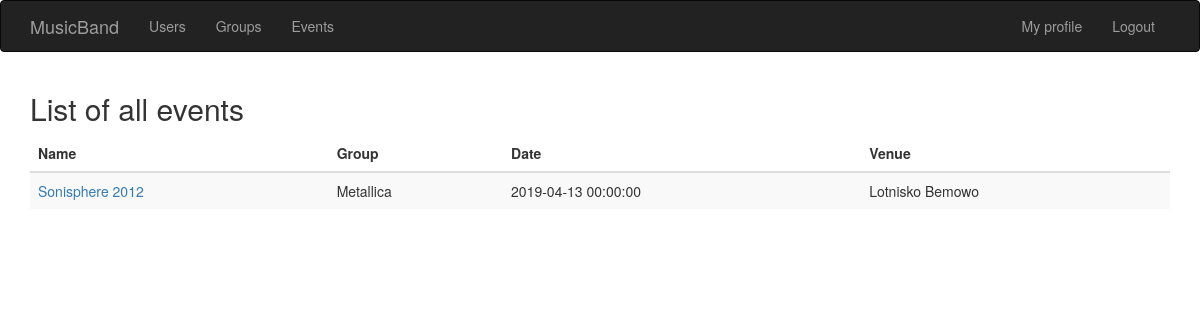
The app's page /events (signed in), older data.
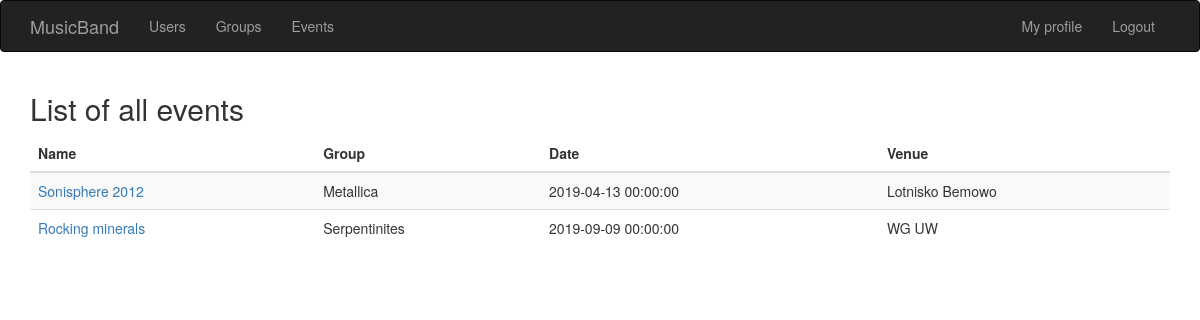
The same page, newer data.
### app/models.py (models this page shows, shortened)
class Event(db.Model):
    __tablename__='events'
    id = db.Column(db.Integer, primary_key=True)
    eventName = db.Column(db.String(60), unique=True, nullable=False)
    location = db.Column(db.String(100))
    eventDescription = db.Column(db.String(100))
    isFree = db.Column(db.Boolean)
    date = db.Column(db.DateTime)
    event_author = db.Column(
        db.Integer, db.ForeignKey('group.id'), nullable=True
    )
    def group_name(self):
        return Group.query.get(self.event_author).groupName

class Group(db.Model):
    id = db.Column(db.Integer, primary_key=True)
    groupName= db.Column(db.String(140))
    groupDescription = db.Column(db.String(140))
    event=db.relationship('Event', backref='eventAuthor', lazy='dynamic')
    posts=db.relationship('Post', backref='postGroup', lazy='dynamic')
    admin = db.Column(
        db.Integer, db.ForeignKey('artist.id'), nullable=True
    )

### app/__init__.py (the view)
    @app.route('/events')
    @login_required
    def events():
        events = Event.query.all()
        return render_template('events/events.html', events=events)

### app/models.py (called while the page is built)
@login.user_loader
def load_user(id):
    return Artist.query.get(int(id))

### app/templates/events/events.html (shortened to what this page needs)
{% extends "base.html" %}
{% block content %}
    <div class="container">
    <h2>List of all events</h2>
    <table class="table table-striped">
        <thead>
        <th> Name </th>
        <th> Group </th>
        <th> Date </th>
        <th> Venue </th>
        </thead>
        {% for event in events %}
            <tr>
                <td>
                    <a href={{ url_for('event_details', eventname=event.eventName) }} >
                        {{ event.eventName }}
                    </a>
                </td>
                <td>
                        {{ event.group_name() }}
                </td>
                <td> {{ event.date }} </td>
                <td> {{ event.location }} </td>
            </tr>
        {% endfor %}
    </table>
    </div>
{% endblock %}

Row changes from the older to the newer data that the page shows:
added Event: eventName "Rocking minerals", group_name "Serpentinites", date "2019-09-09 00:00:00", location "WG UW"
